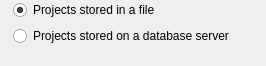
<?xml version="1.0" encoding="UTF-8"?>
<ui version="4.0">
 <class>KexiPrjTypeSelector</class>
 <widget class="QWidget" name="KexiPrjTypeSelector">
  <property name="geometry">
   <rect>
    <x>0</x>
    <y>0</y>
    <width>266</width>
    <height>66</height>
   </rect>
  </property>
  <layout class="QGridLayout" name="gridLayout">
   <property name="leftMargin">
    <number>0</number>
   </property>
   <property name="topMargin">
    <number>0</number>
   </property>
   <property name="rightMargin">
    <number>0</number>
   </property>
   <property name="bottomMargin">
    <number>0</number>
   </property>
   <item row="0" column="0">
    <widget class="QLabel" name="icon_file">
     <property name="sizePolicy">
      <sizepolicy hsizetype="Fixed" vsizetype="Preferred">
       <horstretch>0</horstretch>
       <verstretch>0</verstretch>
      </sizepolicy>
     </property>
     <property name="text">
      <string/>
     </property>
     <property name="scaledContents">
      <bool>true</bool>
     </property>
     <property name="alignment">
      <set>Qt::AlignLeading|Qt::AlignLeft|Qt::AlignVCenter</set>
     </property>
     <property name="wordWrap">
      <bool>false</bool>
     </property>
    </widget>
   </item>
   <item row="0" column="1">
    <widget class="QRadioButton" name="option_file">
     <property name="text">
      <string>Projects stored in a file</string>
     </property>
     <property name="checked">
      <bool>true</bool>
     </property>
     <attribute name="buttonGroup">
      <string notr="true">buttonGroup</string>
     </attribute>
    </widget>
   </item>
   <item row="1" column="0">
    <widget class="QLabel" name="icon_server">
     <property name="sizePolicy">
      <sizepolicy hsizetype="Fixed" vsizetype="Preferred">
       <horstretch>0</horstretch>
       <verstretch>0</verstretch>
      </sizepolicy>
     </property>
     <property name="text">
      <string/>
     </property>
     <property name="scaledContents">
      <bool>true</bool>
     </property>
     <property name="alignment">
      <set>Qt::AlignLeading|Qt::AlignLeft|Qt::AlignVCenter</set>
     </property>
     <property name="wordWrap">
      <bool>false</bool>
     </property>
    </widget>
   </item>
   <item row="1" column="1">
    <widget class="QRadioButton" name="option_server">
     <property name="text">
      <string>Projects stored on a database server</string>
     </property>
     <attribute name="buttonGroup">
      <string notr="true">buttonGroup</string>
     </attribute>
    </widget>
   </item>
   <item row="2" column="1">
    <widget class="QFrame" name="frame_server">
     <property name="sizePolicy">
      <sizepolicy hsizetype="Preferred" vsizetype="Minimum">
       <horstretch>0</horstretch>
       <verstretch>0</verstretch>
      </sizepolicy>
     </property>
    </widget>
   </item>
  </layout>
 </widget>
 <layoutdefault spacing="6" margin="11"/>
 <resources/>
 <connections/>
 <buttongroups>
  <buttongroup name="buttonGroup"/>
 </buttongroups>
</ui>
